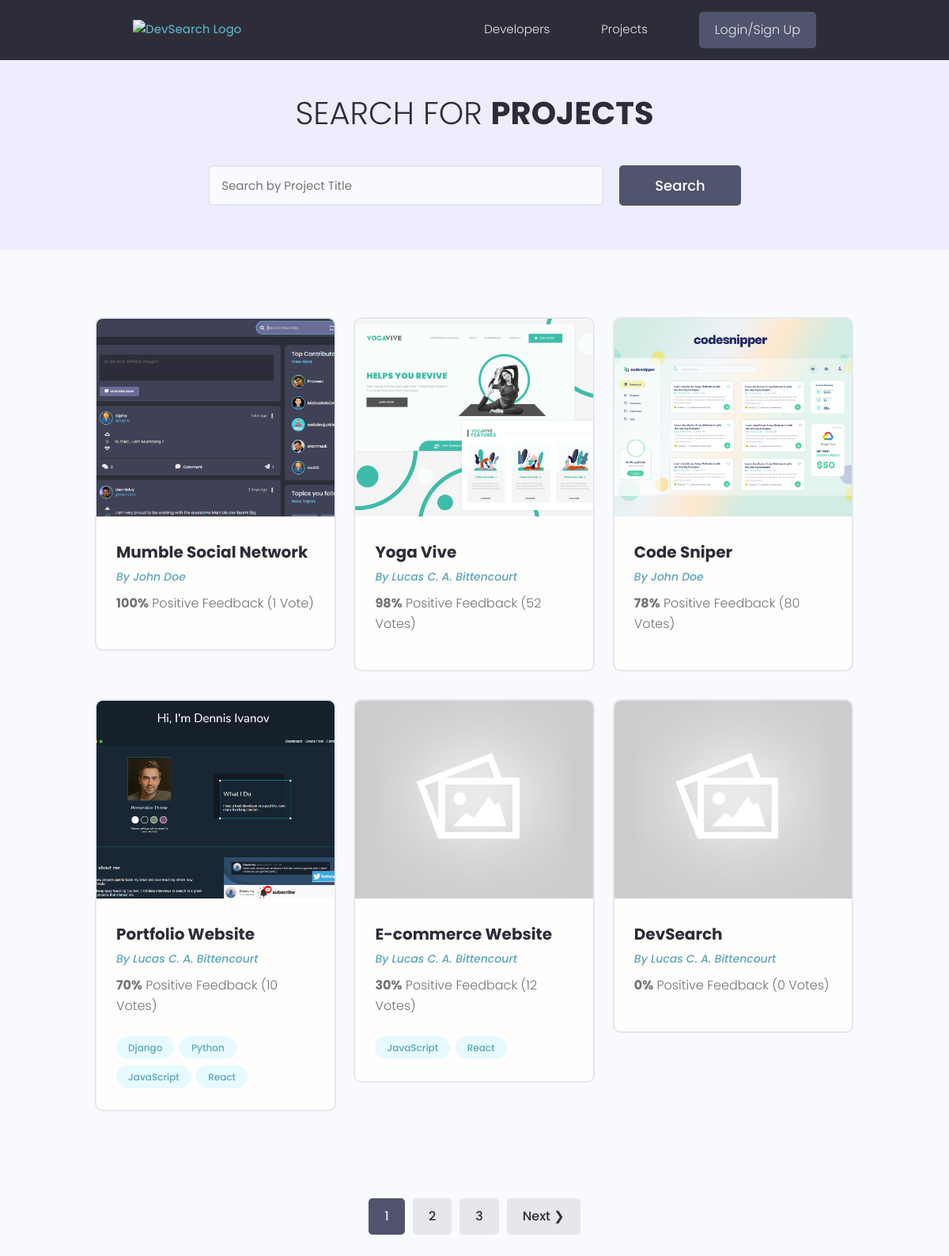
Before: /projects/ with the older database file.
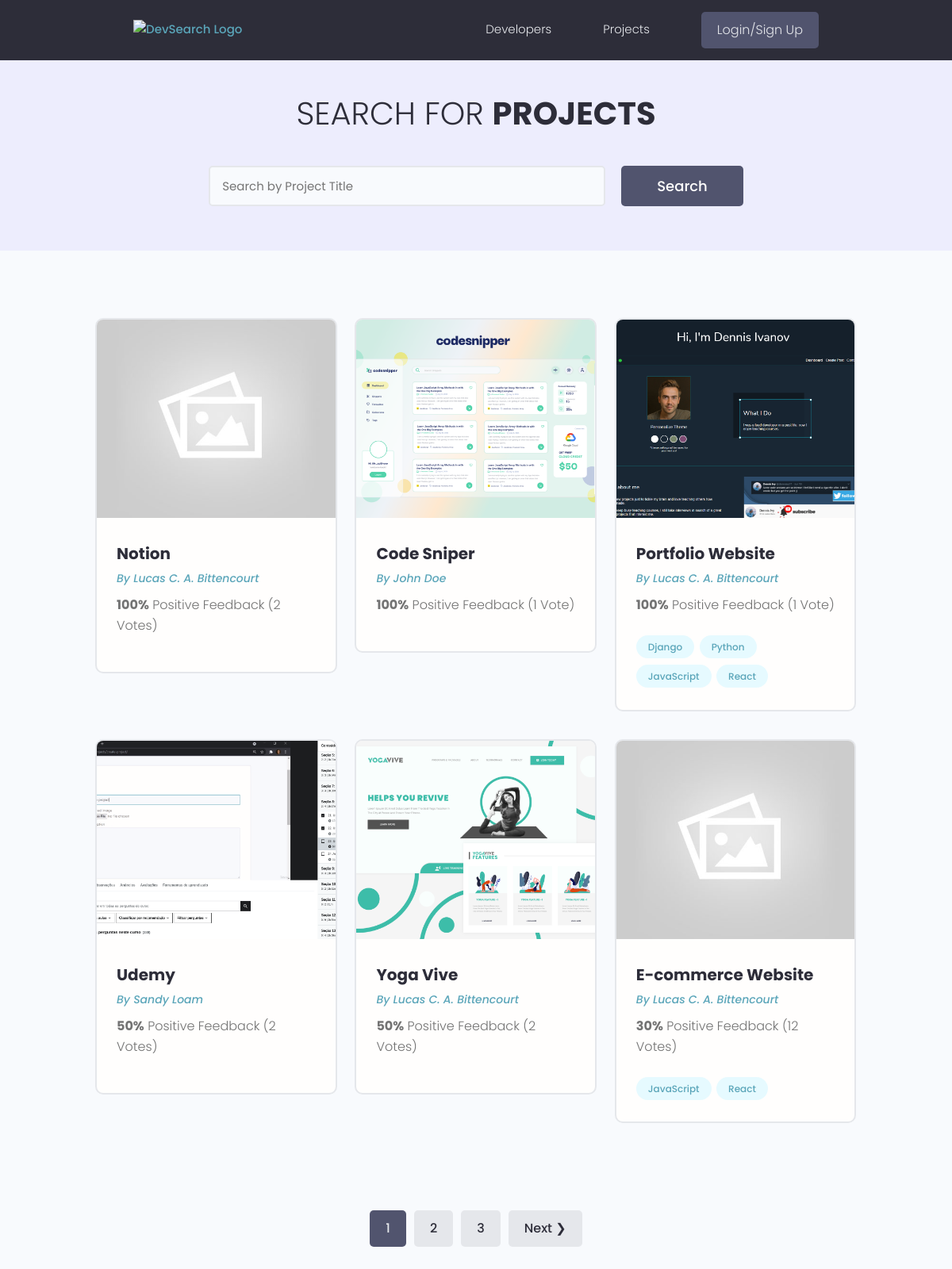
After: the same page with the newer database file.
### projects/models.py (models this page shows, shortened)
class Project(models.Model):
    owner = models.ForeignKey(Profile, null=True, blank=True, on_delete=models.SET_NULL)
    title = models.CharField(max_length=200)
    description = models.TextField(null=True, blank=True)
    featured_image = models.ImageField(null=True, blank=True, default="default.jpg")
    demo_link = models.CharField(max_length=2000, null=True, blank=True)
    source_link = models.CharField(max_length=2000, null=True, blank=True)
    tags = models.ManyToManyField('Tag', blank=True)
    vote_total = models.IntegerField(default=0, null=True, blank=True)
    vote_ratio = models.IntegerField(default=0, null=True, blank=True)
    created = models.DateTimeField(auto_now_add=True)
    id = models.UUIDField(default=uuid.uuid4, unique=True,
                            primary_key=True, editable=False)
    class Meta:
        ordering = ['-vote_ratio', '-vote_total', 'title']

class Tag(models.Model):
    name = models.CharField(max_length=200)
    created = models.DateTimeField(auto_now_add=True)
    id = models.UUIDField(default=uuid.uuid4, unique=True,
                            primary_key=True, editable=False)
    def __str__(self):
        return self.name

### users/models.py (models this page shows, shortened)
class Profile(models.Model):
    user = models.OneToOneField(User, on_delete=models.CASCADE, null=True, blank=True)
    name = models.CharField(max_length=200, blank=True, null=True)
    email = models.EmailField(max_length=500, blank=True, null=True)
    username = models.CharField(max_length=200, blank=True, null=True)
    location = models.CharField(max_length=200, blank=True, null=True)
    short_intro = models.CharField(max_length=200, blank=True, null=True)
    bio = models.TextField(blank=True, null=True)
    profile_image = models.ImageField(
        null=True, blank=True, upload_to='profiles/', default='profiles/user_default.png')
    social_github = models.CharField(max_length=200, blank=True, null=True)
    social_twitter = models.CharField(max_length=200, blank=True, null=True)
    social_linkedin = models.CharField(max_length=200, blank=True, null=True)
    social_youtube = models.CharField(max_length=200, blank=True, null=True)
    social_website = models.CharField(max_length=200, blank=True, null=True)
    created = models.DateTimeField(auto_now_add=True)
    id = models.UUIDField(default=uuid.uuid4, unique=True,
                            primary_key=True, editable=False)

### projects/views.py (the view)
# urls.py: path('', views.list, name="projects_list"),
def list(request):
    projects, search_query = search_projects(request)
    custom_range, projects = paginate_projects(request, projects, results=6)
    context = {'projects': projects, 'search_query': search_query, 'custom_range': custom_range}
    return render(request, 'projects/projects.html', context)

### projects/utils.py (called while the page is built)
def paginate_projects(request, projects, results):
  page = request.GET.get('page')
  paginator = Paginator(projects, results)
  try:
    projects = paginator.page(page)
  except PageNotAnInteger:
    page = 1
    projects = paginator.page(page)
  except EmptyPage:
    page = paginator.num_pages
    projects = paginator.page(page)
  left_index = (int(page) - 2)
  if left_index < 1:
    left_index = 1
  right_index = (int(page) + 3)
  if right_index > paginator.num_pages:
    right_index = paginator.num_pages + 1
  custom_range = range(left_index, right_index)
  return custom_range, projects

def search_projects(request):
  search_query = ''
  if request.GET.get('search_query'):
      search_query = request.GET.get('search_query')
  tags = Tag.objects.filter(name__icontains=search_query)
  projects  = Project.objects.distinct().filter(
      Q(title__icontains=search_query) |
      Q(description__icontains=search_query) |
      Q(owner__name__icontains=search_query) |
      Q(tags__in=tags)
  )
  return projects, search_query

### projects/templates/projects/projects.html (shortened to what this page needs)
{% extends 'main.html' %}
{% block content %}
<main class="projects">
  <section class="hero-section text-center">
    <div class="container container--narrow">
      <div class="hero-section__box">
        <h2>Search for <span>Projects</span></h2>
      </div>
      <div class="hero-section__search">
        <form id="searchForm" class="form" action="{% url 'projects_list' %}" method="get">
          <div class="form__field">
            <input class="input input--text" id="formInput#search" type="text" name="search_query"
              placeholder="Search by Project Title" value="{{search_query}}" />
          </div>
          <input class="btn btn--sub btn--lg" type="submit" value="Search" />
        </form>
      </div>
    </div>
  </section>
  <section class="projectsList">
    <div class="container">
      <div class="grid grid--three">
        {% for project in projects %}
        <div class="column">
          <div class="card project">
            <a href="{% url 'projects_index' project.id %}" class="project">
              <img class="project__thumbnail" src="{{project.featured_image.url}}" alt="project thumbnail" />
              <div class="card__body">
                <h3 class="project__title">{{project.title}}</h3>
                <p>
                  <a class="project__author" href="{% url 'user_profile' project.owner.id %}">
                    By {{project.owner.name}}
                  </a>
                </p>
                <p class="project--rating">
                  <span style="font-weight: bold;">{{project.vote_ratio}}%</span> Positive
                  Feedback ({{project.vote_total}} Vote{{project.vote_total|pluralize:"s"}})
                </p>
                <div class="project__tags">
                  {% for tag in project.tags.all %}
                  <span class="tag tag--pill tag--main">
                    <small>{{tag}}</small>
                  </span>
                  {% endfor %}
                </div>
              </div>
            </a>
          </div>
        </div>
        {% endfor %}
      </div>
    </div>
  </section>
  {% include 'pagination.html' with queryset=projects custom_range=custom_range %}
</main>
{% endblock content %}

Changed rows visible on the page:
no longer on this page (row edited): Project: featured_image (picture), title "Mumble Social Network", owner.name "John Doe", vote_ratio "100", vote_total "1"
no longer on this page (row unchanged): Project: featured_image (placeholder picture), title "DevSearch", owner.name "Lucas C. A. Bittencourt", vote_ratio "0", vote_total "0"
now on this page (row edited): Project: featured_image (placeholder picture), title "Notion", owner.name "Lucas C. A. Bittencourt", vote_ratio "100", vote_total "2"
changed Project "Code Sniper": vote_ratio "78" → "100"; vote_total "80" → "1"
changed Project "Portfolio Website": vote_ratio "70" → "100"; vote_total "10" → "1"
now on this page (row edited): Project: featured_image (picture), title "Udemy", owner.name "Sandy Loam", vote_ratio "50", vote_total "2"
changed Project "Yoga Vive": vote_ratio "98" → "50"; vote_total "52" → "2"; moves down the list
